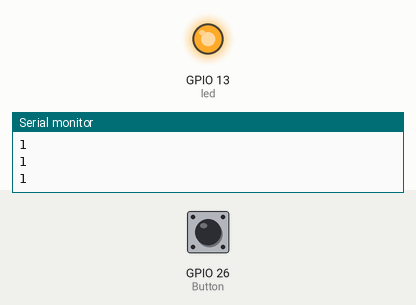
Bench run of a sketch on a simulated ESP32. Parts: output pins drawn as LEDs (lit = HIGH), the last lines printed to the serial monitor. Inputs (shaded band) come from the test bench; at power-on: GPIO 26 (Button) HIGH.

Above: at 1.2 s.
1.3 s: GPIO 26 (Button) pulled LOW for 0.25 s
At 1.5 s:
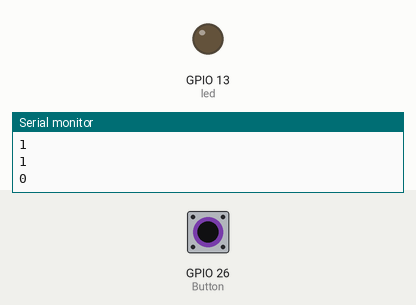
3.1 s: GPIO 26 (Button) pulled LOW for 3.2 s
At 7.5 s:
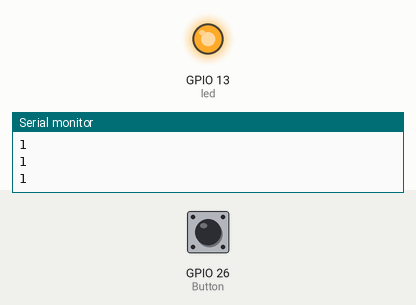
Timing chart, 0 to 9.0 s (numbered marks = the images above; inputs shaded):
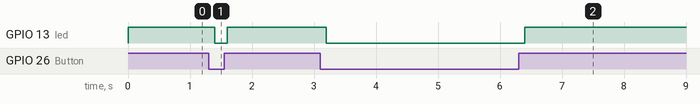

The sketch:

4_diggital_write.ino
```cpp
#define Button 26
#define led 13
int val;

void setup() {
  Serial.begin(115200);
  pinMode(Button, INPUT_PULLUP);
  pinMode(led, OUTPUT);
}

void loop() {
  val = digitalRead(Button);
  Serial.println(val);
  digitalWrite(13, val);
  delay(200);
}
```

Measured:
- after the input at 1.3 s, GPIO 13 (led): HIGH → LOW after 0.10 s, → HIGH 0.20 s later
- after the input at 3.1 s, GPIO 13 (led): HIGH → LOW after 0.10 s, → HIGH 3.2 s later
